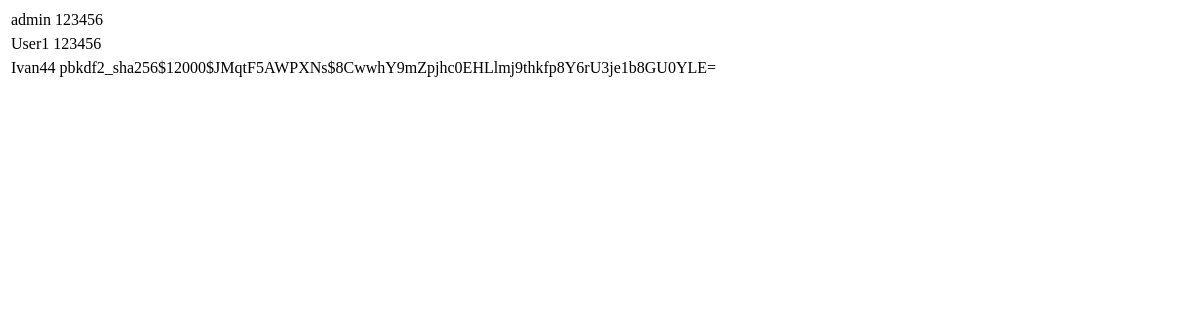
The app's page /users/users_list, older data.
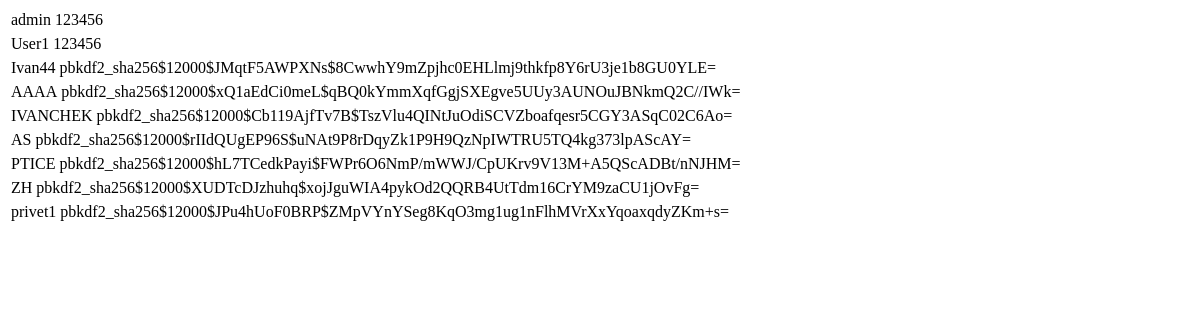
The same page, newer data.
### users/models.py (models this page shows, shortened)
class User(AbstractBaseUser, PermissionsMixin):
    user_name = models.CharField(max_length=30, unique=True)
    USERNAME_FIELD = 'user_name'
    objects = MyUserManager()
    is_active = models.BooleanField(default=True)
    is_admin = models.BooleanField(default=False)

### users/views.py (the view)
def users_list(request):
    users_list = User.objects.all()
    return render(request, 'users/users_list.html', {'users_list': users_list})

### users/templates/users/users_list.html
{% for user in users_list %}
        <table>
        <tr>
            <td>{{user.user_name}}</td>
            <td>{{user.password}}</td>
         </tr>
         </table>
{% endfor %}

Row changes from the older to the newer data that the page shows:
added User: user_name "AAAA", password "pbkdf2_sha256$12000$xQ1aEdCi0meL$qBQ0kYmmXqfGgjSXEgve5UUy3AUNOuJBNkmQ2C//IWk="
added User: user_name "IVANCHEK", password "pbkdf2_sha256$12000$Cb119AjfTv7B$TszVlu4QINtJuOdiSCVZboafqesr5CGY3ASqC02C6Ao="
added User: user_name "AS", password "pbkdf2_sha256$12000$rIIdQUgEP96S$uNAt9P8rDqyZk1P9H9QzNpIWTRU5TQ4kg373lpAScAY="
added User: user_name "PTICE", password "pbkdf2_sha256$12000$hL7TCedkPayi$FWPr6O6NmP/mWWJ/CpUKrv9V13M+A5QScADBt/nNJHM="
added User: user_name "ZH", password "pbkdf2_sha256$12000$XUDTcDJzhuhq$xojJguWIA4pykOd2QQRB4UtTdm16CrYM9zaCU1jOvFg="
added User: user_name "privet1", password "pbkdf2_sha256$12000$JPu4hUoF0BRP$ZMpVYnYSeg8KqO3mg1ug1nFlhMVrXxYqoaxqdyZKm+s="
